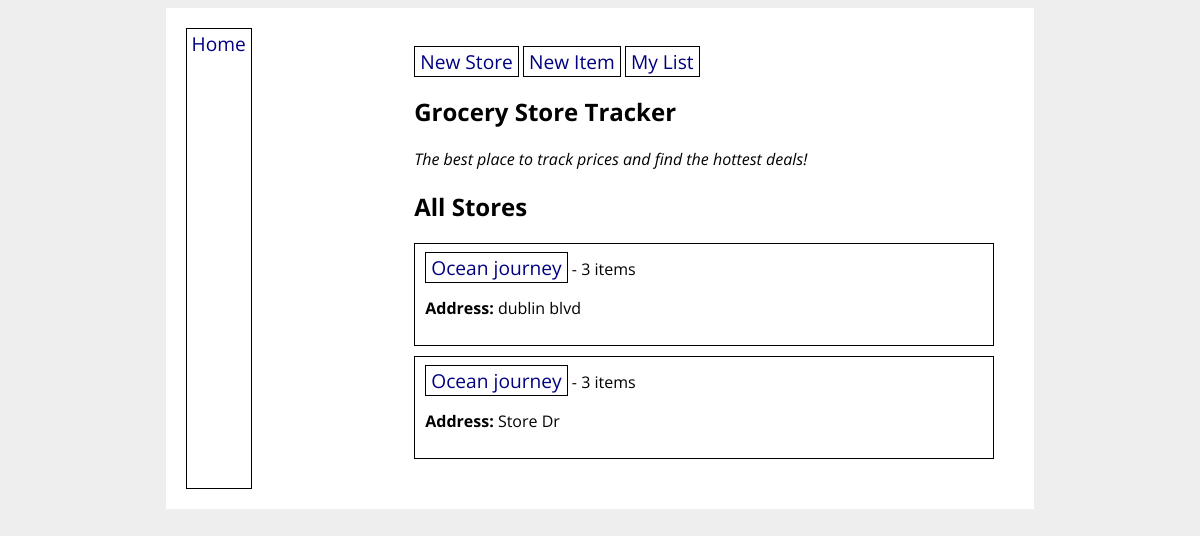
The app's page / (signed in) with its own data.
### grocery_app/models.py (models this page shows)
class GroceryStore(db.Model):
    id = db.Column(db.Integer, primary_key=True)
    title = db.Column(db.String(80), nullable=False)
    address = db.Column(db.String(200), nullable=False)
    items = db.relationship('GroceryItem', back_populates='store')
    created_by_id = db.Column(db.Integer, db.ForeignKey('user.id'))
    created_by = db.relationship('User')

### grocery_app/routes.py (the view)
@main.route('/')
def homepage():
    all_stores = GroceryStore.query.all()
    return render_template('home.html', all_stores=all_stores)

### grocery_app/__init__.py (called while the page is built)
@login_manager.user_loader
def load_user(user_id):
    return User.query.get(user_id)

### grocery_app/templates/home.html
{% extends 'base.html' %}
{% block content %}
<h1>Grocery Store Tracker</h1>
<p><em>The best place to track prices and find the hottest deals!</em></p>
<h2>All Stores</h2>
{% for store in all_stores %}
<div class="store">
    <a href="/store/{{ store.id }}">{{ store.title }}</a> -
    {{ store.items|length }} items
    <p><strong>Address:</strong> {{ store.address }}</p>
</div>
{% endfor %}
{% endblock %}

### grocery_app/static/style.css (style rules this page uses)
body { display: flex; flex-direction: column; align-items: center; background-color: #eee; font-family: 'Open Sans', sans-serif; }
nav a { color: navy; text-decoration: none; border: 1px solid black; padding: 1px 5px; font-size: 1.2em; }
div.store { border: 1px solid black; padding: 10px; margin-bottom: 10px; }

### records on screen
GroceryStore: title "Ocean journey", items|length "3", address "dublin blvd"
GroceryStore: title "Ocean journey", items|length "3", address "Store Dr"
